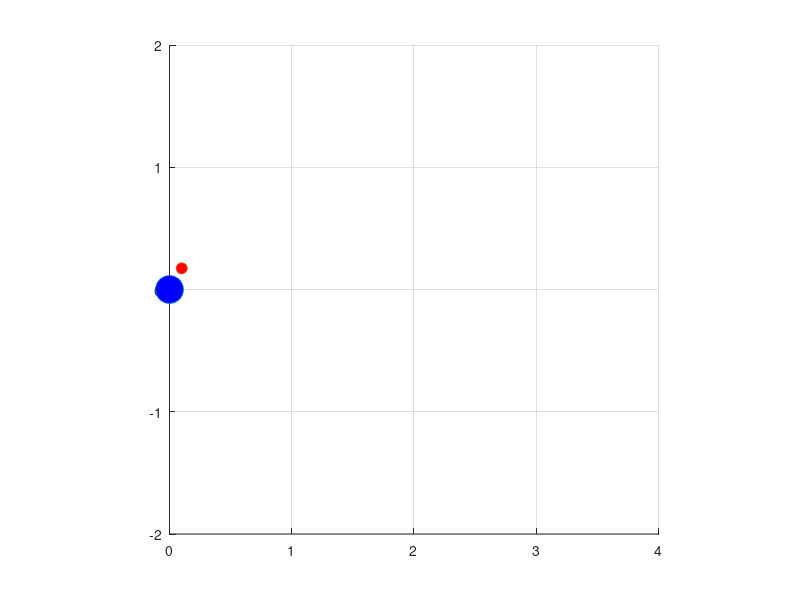

Here is the MATLAB script that generated this plot: (Note: this script raises an error after producing the figure.)
clear;
close all;

dt = 1;%%時間刻み=離散時間Tsとして使用
Tfin = 10;%シミュレーション終了時間
t1 = [0:dt:Tfin];

u1 = ones(1,length(t1)) * 0.10;
u2 = ones(1,length(t1)) * (-pi/16);

si = zeros(length(t1),3);
si(1,:) = [0 0 pi/3];%状態ξの初期値を設定

x = si(1,1) + 0.2 * cos(si(1,3));
y = si(1,2) + 0.2 * sin(si(1,3));

hold on;
axis equal;
grid on;

axis([0 4 -2 2])

h = plot(si(1,1),si(1,2), 'o', 'MarkerSize' ,20, 'MarkerFaceColor', 'b');
h2 = plot(x,y,'o', 'MarkerSize' ,8, 'MarkerFaceColor', 'r');

for i = 1:length(t1)

    if i ~= length(t1)
        %θ(n),すなわち si(i+1,3) をx(n),y(n)の計算に使う
        si(i+1,3) = si(i,3) + u2(i) * dt;
        si(i+1,1) = si(i,1) + u1(i) * cos(si(i+1,3)) * dt;
        si(i+1,2) = si(i,2) + u1(i) * sin(si(i+1,3)) * dt;
    end

    set(h, 'XData', si(i,1),'YData', si(i,2));
    set(h2, 'XData', si(i,1) + 0.2 * cos(si(i,3)),'YData', si(i,2) + 0.2 * sin(si(i,3)));

    drawnow;

    F = getframe(gcf);
    % RGBデータをインデックス付きデータに変更
    [X,map] = rgb2ind(F.cdata,256);
    if i==1
        pause(2)
        % GIFファイルに書き出し
        imwrite(X,map,'twowheels.gif')
    else
        % 2回目以降は'append'でアニメーションを作成
        imwrite(X,map,'twowheels.gif','WriteMode','append')
    end

end
